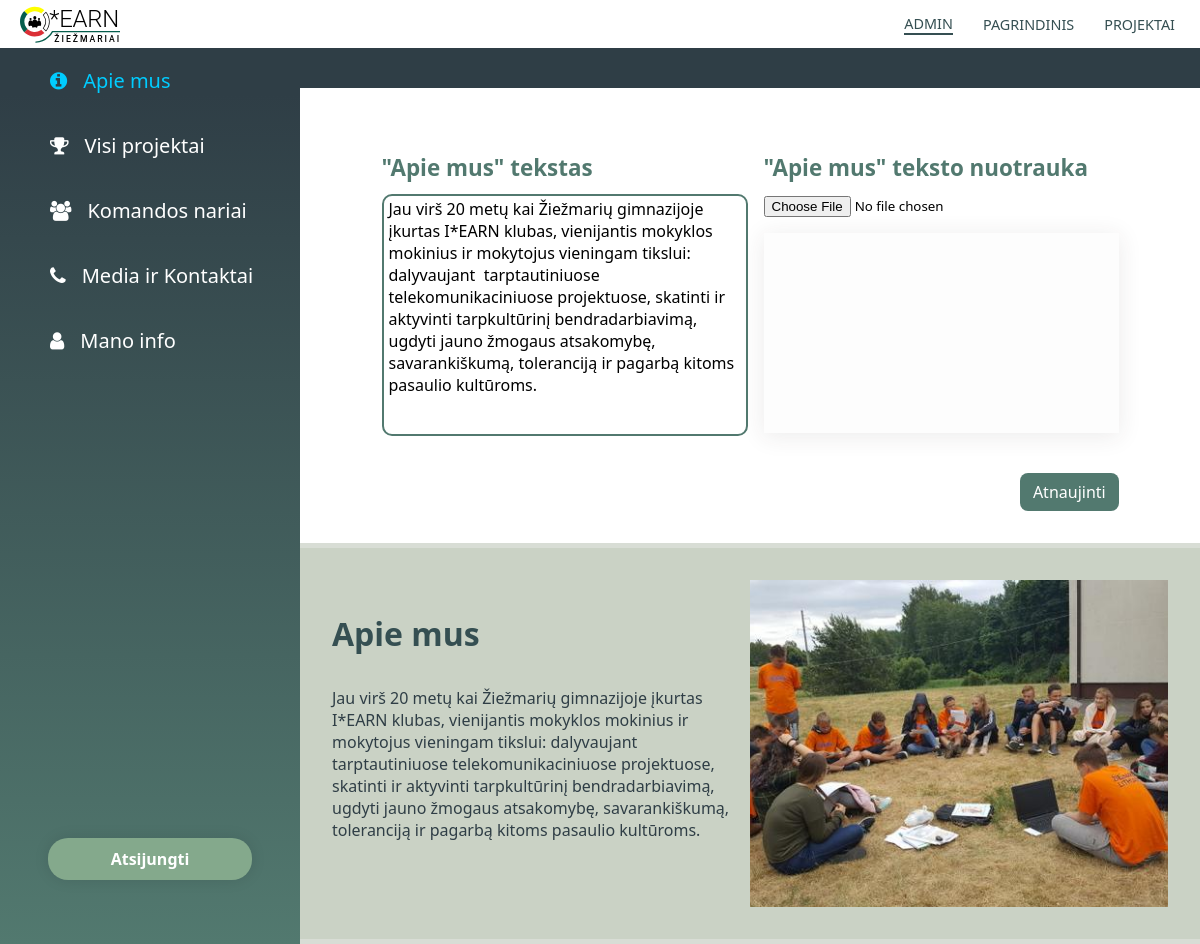
/admin/apie-mus (signed in), run on the app's committed database.
### iearn/models.py (models this page shows, shortened)
class AboutPost(db.Model):
    id = db.Column(db.Integer, primary_key=True)
    content = db.Column(db.String(600), nullable=False)
    image_file = db.Column(db.String(20), nullable=False, default='default-image.jpg')
    image_path = db.Column(db.String(200), nullable=True)

### iearn/routes.py (the view)
@app.route('/admin/apie-mus', methods=['GET', 'POST'])
@login_required
def about_us():
    form = UpdateAboutUsForm()
    about = AboutPost.query.get(1)
    if form.validate_on_submit():
        about.content = form.content.data
        if form.picture.data:
            if about.image_path:
                os.remove(about.image_path)
            picture_file, picture_path = save_picture(form.picture.data, 'Apie_mus_nuotr', 935)
            about.image_file = picture_file
            about.image_path = picture_path
        db.session.commit()
        flash('Ši sekcija atnaujinta!', 'success')
        return redirect(url_for('about_us'))
    elif request.method == 'GET':
        form.content.data = about.content
    return  render_template('a-apie-mus.html', title='Apie mus', form=form, about=about)

### iearn/forms.py
class UpdateAboutUsForm(FlaskForm):
    content = TextAreaField('"Apie mus" tekstas', validators=[DataRequired()])
    picture = FileField('"Apie mus" teksto nuotrauka', validators=[FileAllowed(['jpeg', 'jpg', 'png'], 'Tinka tik "jpg", "jpeg", "png" formato nuotraukos.')])
    submit = SubmitField('Atnaujinti')

### iearn/models.py (called while the page is built)
@login_manager.user_loader
def load_user(user_id):
    return Admin.query.get(int(user_id))

### iearn/templates/a-apie-mus.html (shortened to what this page needs)
{% extends "a-layout.html" %}
{% block style %}
    <link rel="stylesheet" type="text/css" href="{{ url_for('static', filename='a-apie-mus-style.css') }}" />
{% endblock style %}
{% block content %}
        <div class="top-bar"></div>
        <div class="main-content">
            <div class="content">
                <form autocomplete="off" method="POST" action="" enctype="multipart/form-data">
                    <div class="flex-container">
                        <div>
                            <div class="label">{{ form.content.label() }}</div>
                            {% if form.content.errors %}
                                {{ form.content(class="text-area error-field",  placeholder="Kas mes tokie?") }}
                                <div class="error-note">
                                    {% for error in form.content.errors %}
                                        <span>{{ error }}</span>
                                    {% endfor %}
                                </div>
                            {% else %}
                                {{ form.content(class="text-area",  placeholder="Kas mes tokie?") }}
                            {% endif %}
                        </div>
                        <div >
                            <div class="label">{{ form.picture.label() }}</div>
                            {{ form.picture(id="src") }}
                            <div class="apie-mus-nuotrauka">
                            </div>
                        </div>
                    </div>
                    <div class="btn-box">{{ form.submit(class="btn") }}</div>
                </form>
            </div>
            <section class="pad">
                <div class="container">
                    <div class="tekstas">
                        <h1>Apie mus</h1>
                        <p>{{ about.content }}</p>
                    </div>
                    <div class="about-img">
                        <img src="../static/images/Apie_mus_nuotr/{{ about.image_file }}" alt="Apie mus nuotrauka">
                    </div>
                </div>
            </section>
        </div>
{% endblock content %}

### iearn/static/a-static-style.css (style rules this page uses)
* { list-style: none; text-decoration: none; }
h1 { font-family: Nunito sans, 'Segoe UI', Tahoma, Geneva, Verdana, sans-serif; font-size: 2em; color: #354f52; }
p { color: #2f3e46; }
html, body { min-height: 100%; width: 100%; }
body { font-family: Segoe UI; margin: 0; background-color: #cad2c5; }
.grid .projektai .top-bar { background-color: #2f3e46; height: 2.5em; width: 100%; display: -webkit-box; display: -ms-flexbox; display: flex; -webkit-box-align: center; -ms-flex-align: center; align-items: center; }
.grid .projektai .main-content { background-color: white; }
textarea { font-family: 'Segoe UI', Tahoma, Geneva, Verdana, sans-serif; }
input { outline: none; }

### iearn/static/a-apie-mus-style.css (style rules this page uses)
* { font-family: 'Segoe UI', Tahoma, Geneva, Verdana, sans-serif; }
.main-content { overflow-y: scroll; overflow-x: scroll; height: calc(100vh - 5.5em); }
.main-content .content { margin: 0 3em; margin-top: 4em; display: -webkit-box; display: -ms-flexbox; display: flex; -webkit-box-pack: center; -ms-flex-pack: center; justify-content: center; }
.main-content .content .flex-container { display: -webkit-box; display: -ms-flexbox; display: flex; -webkit-box-pack: center; -ms-flex-pack: center; justify-content: center; }
.main-content .content .flex-container .apie-mus-nuotrauka { margin-top: 1em; width: 355px; height: 200px; overflow: hidden; display: -webkit-box; display: -ms-flexbox; display: flex; -webkit-box-pack: center; -ms-flex-pack: center; justify-content: center; -webkit-box-shadow: 0 3px 22px 1px rgba(55, 48, 48, 0.09); box-shadow: 0 3px 22px 1px rgba(55, 48, 48, 0.09); background-color: rgba(245, 245, 245, 0.212); }
.main-content .content .btn-box { display: -webkit-box; display: -ms-flexbox; display: flex; -webkit-box-pack: end; -ms-flex-pack: end; justify-content: flex-end; }
.main-content .content .btn-box .btn { display: inline-block; padding: 0.5em 0.8em; border-radius: 8px; color: white; background-color: #52796f; font-family: Nunito sans, 'Segoe UI', Tahoma, Geneva, Verdana, sans-serif; font-size: 16px; cursor: pointer; outline: none; text-decoration: none; margin-top: 2em; border: none; width: auto; }
.main-content .pad { padding: 0 2em; margin-top: 2em; background-color: #cad2c5; border-top: solid 5px rgba(235, 235, 235, 0.432); border-bottom: solid 5px rgba(235, 235, 235, 0.432); }
.main-content .pad .container { padding: 2em 0; display: -webkit-box; display: -ms-flexbox; display: flex; -ms-flex-wrap: wrap; flex-wrap: wrap; width: 100%; max-width: 1160px; -webkit-box-pack: center; -ms-flex-pack: center; justify-content: center; }
.main-content .pad .container .tekstas { width: 50%; max-width: 500px; float: left; -webkit-box-sizing: border-box; box-sizing: border-box; padding-right: 10px; }
.main-content .pad .container .about-img { width: 50%; float: right; -webkit-box-sizing: border-box; box-sizing: border-box; max-width: 500px; overflow: hidden; display: -webkit-box; display: -ms-flexbox; display: flex; -webkit-box-pack: center; -ms-flex-pack: center; justify-content: center; }
.main-content .pad .container .about-img img { width: 580px; vertical-align: middle; -o-object-fit: cover; object-fit: cover; }
textarea[name=content] { resize: none; height: 234px; width: 355px; font-family: 'Segoe UI', Tahoma, Geneva, Verdana, sans-serif; font-size: 1em; padding-left: 5px; margin-right: 1em; border-radius: 10px; border: solid 2px #52796f; }
.label { color: #52796f; font-family: 'Segoe UI', Tahoma, Geneva, Verdana, sans-serif; font-size: 1.4em; font-weight: bold; margin-bottom: 0.5em; }

### data on the page
AboutPost: content "Jau virš 20 metų kai Žiežmarių gimnazijoje įkurtas I*EARN klubas, vienijantis mokyklos mokinius ir mokytojus vieningam tikslui: dalyvaujant tarptautiniuose telekomunikaciniuose projektuose, skatinti ir aktyvinti tarpkultūrinį bendradarbiavimą, ugdyti jauno žmogaus atsakomybę, savarankiškumą, toleranciją ir pagarbą kitoms pasaulio kultūroms.", image_file (picture)
